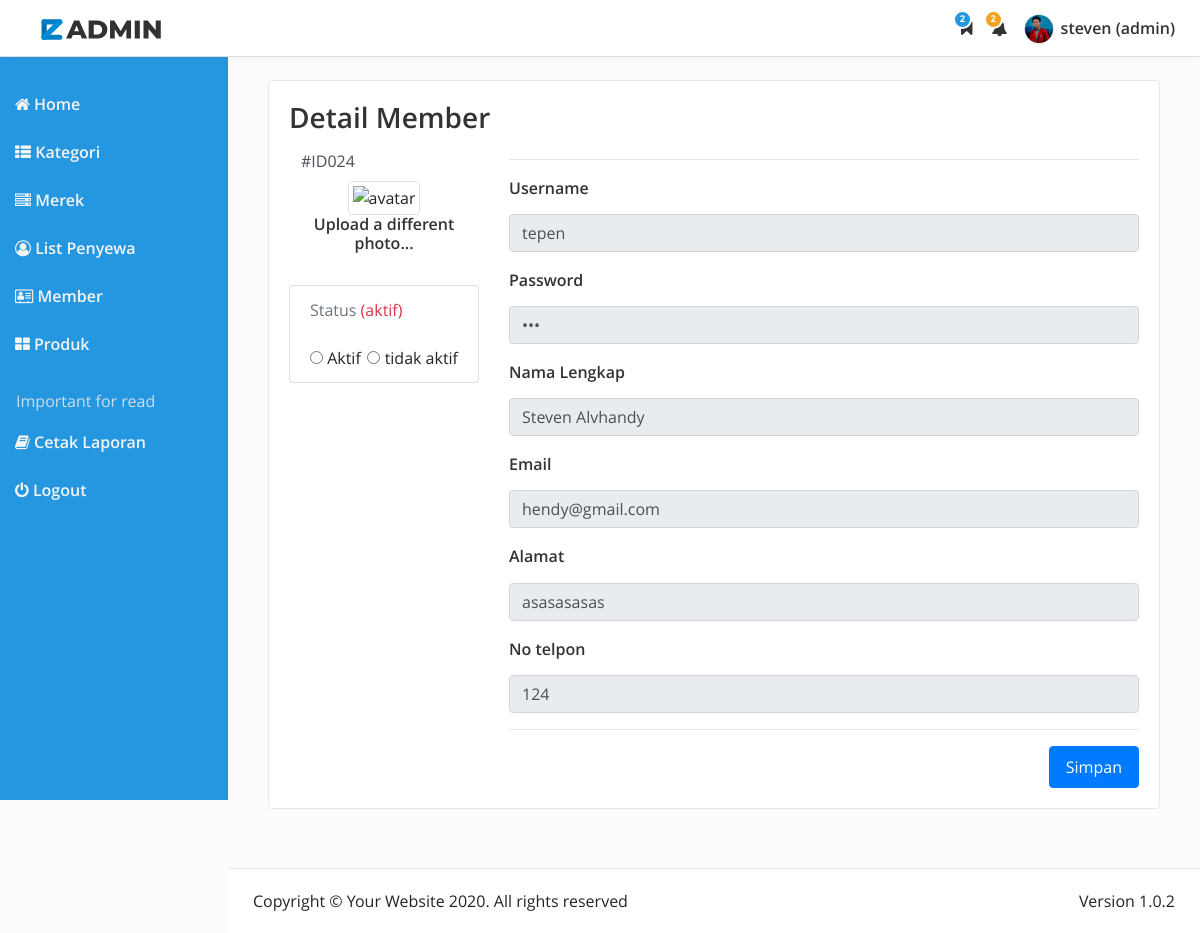
The page /Admin/adminweb.php?module=detail_member&idm=24 (signed in) on the database its author committed.
### tables this page shows
CREATE TABLE `akun` (
  `id_user` int(10) NOT NULL,
  `username` varchar(50) NOT NULL,
  `password` varchar(20) NOT NULL,
  `nama` varchar(30) NOT NULL,
  `email` varchar(50) NOT NULL,
  `alamat` text NOT NULL,
  `no_telp` int(15) NOT NULL,
  `level` int(2) NOT NULL,
  `status_akun` varchar(50) NOT NULL,
  `gambar` varchar(100) DEFAULT NULL
);

### Admin/module/member/detail_member.php (the view, shortened to what this page needs)
<?php
if (empty($_SESSION['username']) AND empty($_SESSION['passuser'])){
	echo "<center> untuk mengakses modul, anda harus login</br>";
	echo "<ahref=../../index.php?<b>Login</b></a></center>";
} else{
    include "../lib/koneksi.php";
    $idm = $_GET['idm'];
    $queryEdit = mysqli_query($koneksi, "SELECT * FROM akun where id_user='$idm' ");
    $mem = mysqli_fetch_array($queryEdit);
?>
<!DOCTYPE html>
<html lang="en">
<head>
<link rel="stylesheet" href="../dist/css/bootstrap.min.css">
<link rel="stylesheet" type="text/css" href="../plugins/font-awesome-4.7.0/css/font-awesome.min.css">
<link rel="stylesheet" type="text/css" href="../dist/css/reza-admin.min.css">
</head>
<body>
<main class="main main--ml-sidebar-width">
	<div class="col-12 mb-4">
				<section class="main__box">
            <div class="box box-primary">
                <div class="box-header with-border">
                    <h3 class="box-title">Detail Member</h3>
                </div>
                <form role="form" action="module/member/aksi_edit_member.php" method="POST">
                    <div class="box-body">
                        <div class="row">
					<div class="col-sm-3">
					<div class="form-control" style="border: 0px solid black;">#ID0<?php echo $mem['id_user']; ?></div>
					<div class="text-center">
						<img src="http://ssl.gstatic.com/accounts/ui/avatar_2x.png" class="avatar img-circle img-thumbnail" alt="avatar">
						<h6>Upload a different photo...</h6>
					</div></hr><br>
					<ul class="list-group">
						<li class="list-group-item text-muted">Status <span class=" text-danger">(<?= $mem['status_akun']; ?>)</span></li>
						<li class="list-group-item text-right"><span class="pull-left">
							<input type="radio" name="status" class="minimal-red" <?php if ($mem['status_akun'] == 'Aktif') echo 'checked'; ?> value="aktif"> Aktif </span>
							<input type="radio" name="status" class="minimal-red" <?php if ($mem['status_akun'] == 'tidak aktif') echo 'checked'; ?> value="Tidak Aktif"> tidak aktif </span>
						</li>
          			</ul>
						</div>
						<div class="col-sm-9">
					<div class="tab-content">
						<div class="tab-pane active" id="home">
							<hr>
							<form class="form" action="##" method="post" id="registrationForm">
								<div class="form-group">
                        <div class="col-xs-6">
                              <label for="first_name"><h6>Username</h6></label>
                              <input type="text" class="form-control" name="username" id="Username" placeholder="" value="<?php echo $mem['username']; ?>" disabled>
                          </div>
						</div>
						<div class="form-group">
                    <div class="col-xs-6">
                            <label for="last_name"><h6>Password</h6></label>
                              <input type="password" class="form-control" name="password" id="password" placeholder="" value="<?php echo $mem['password']; ?>" disabled>
                          </div>
                	</div>
                      <div class="form-group">
                          <div class="col-xs-6">
                              <label for="phone"><h6>Nama Lengkap</h6></label>
                              <input type="nama" class="form-control" name="nama" id="nama" placeholder="" value="<?php echo $mem['nama']; ?>" disabled>
                          </div>
                      </div>
                      <div class="form-group">
                          <div class="col-xs-6">
                              <label for="email"><h6>Email</h6></label>
                              <input type="email" class="form-control" name="email" id="email" placeholder="" value="<?php echo $mem['email']; ?>" disabled>
                          </div>
                      </div>
                      <div class="form-group">
                          <div class="col-xs-6">
                              <label for="alamat"><h6>Alamat</h6></label>
                              <input type="text" name="alamat" class="form-control" id="location" placeholder="" value="<?php echo $mem['alamat']; ?>" disabled>
                          </div>
                      </div>
                      <div class="form-group">
                          <div class="col-xs-6">
                            <label><h6>No telpon</h6></label>
                              <input type="text" class="form-control" name="no_telp" id="telpon" placeholder="" value="<?php echo $mem['no_telp']; ?>" disabled>
                          </div>
                      </div>
              	</form>
              <hr>
              </div>
                    </div>
                    <div class="box-footer">
                        <a href="adminweb.php?module=member" class="btn btn-default" type="cancel">Back</a>
                        <button type="submit" class="btn btn-primary pull-right">Simpan</button>
                    </div>
                </form>
            </div>
				</section>
		</div>
</main>
<footer class="footer footer--ml-sidebar-width">
	<p class="mb-2 mb-sm-0">Copyright &copy; Your Website 2020. All rights reserved</p>
	<p>Version 1.0.2</p>
</footer>
	<?php } ?>
</body>
</html>

### Admin/adminweb.php (shortened to what this page needs)
<?php
include "../lib/config.php";
  include "../lib/koneksi.php";
if (empty($_SESSION['username']) AND empty($_SESSION['passuser'])) {
    echo "<center>Untuk mengakses modul, Anda harus login </br>";
    echo "<a href=$admin_url><b>LOGIN</b></a></center>";
} else {
  $r['username'] = $_SESSION['namauser'];
  $user = $r['username'];
  $queryAdmin = mysqli_query($koneksi, "SELECT * FROM akun WHERE username ='$user' ");
  $hasilQuery = mysqli_fetch_array($queryAdmin);
      $username    = $hasilQuery['username'];
	  $nama_admin  = $hasilQuery['nama'];
	  $level 	   = $hasilQuery['level'];
?>
<!DOCTYPE html>
<html lang="en">
<head>
	<link rel="stylesheet" href="dist/css/bootstrap.min.css">
	<link rel="stylesheet" type="text/css" href="plugins/font-awesome-4.7.0/css/font-awesome.min.css">
	<link rel="stylesheet" type="text/css" href="dist/css/reza-admin.min.css">
</head>
<body>
	<nav class="navbar navbar-expand-sm navbar--white">
		<a class="navbar-brand ml-3" href="index.html"><img src="dist/img/Reza_Admin.svg" width="120" alt="logo reza"></a>
		<div class="collapse navbar-collapse justify-content-end" id="navbarNav">
			<ul class="navbar-nav">
				<li class="nav-item navbar__notification">
					<a class="nav-link" href="#">
						<span class="fa fa-bookmark"></span>
						<span class="navbar__notification-number navbar__notification-number--blue">2</span>
					</a>
				</li>
				<li class="nav-item navbar__notification">
					<a class="nav-link " href="#">
						<span class="fa fa-bell"></span>
						<span class="navbar__notification-number navbar__notification-number--orange">2</span>
					</a>
				</li>
				<li class="nav-item navbar__avatar dropdown">
					<a class="nav-link " href="#" data-toggle="dropdown">
						<img src="dist/img/reza.jpg" alt="avatar image">
						<span><?php echo $nama_admin?> (<?php echo $username ?>)</span>
					</a>
				</li>
			</ul>
		</div>
	</nav>
	<aside class="sidebar">
		<ul class="sidebar__nav">
			<li class="sidebar__item "><a class="nav-link" href="adminweb.php?module=home"><span class="fa fa-home"></span> Home</a></li>
			<li class="sidebar__item"><a href="adminweb.php?module=kategori"><span class="fa fa-th-list"></span> Kategori</a></li>
			<li class="sidebar__item"><a href="adminweb.php?module=merek"><span class="fa fa-server"></span> Merek</a></li>
			<li class="sidebar__item"><a href="adminweb.php?module=penyewa"><span class="fa fa-user-circle-o"></span> List Penyewa</a></li>
			<li class="sidebar__item"><a href="adminweb.php?module=member"><span class="fa fa-vcard-o"></span> Member</a></li>
			<li class="sidebar__item"><a href="adminweb.php?module=produk"><span class="fa fa-th-large"></span> Produk</a></li>
			<?php
			if($level=="1"){
			?>
				<li class="sidebar__item sidebar__item--header mt-3">Important for read</li>
				<li class="sidebar__item"><a href="docs/"><span class="fa fa-book"></span> Cetak Laporan</a></li>
			<?php } ?>
			<li class="sidebar__item"><a href="index.php"><span class="fa fa-power-off"></span> Logout</a></li>
		</ul>
	</aside>
	<?php
            if ($_GET['module'] == 'home') {
                include "module/home/home.php";
            } elseif ($_GET['module'] == 'profil') {
              include "profil/profil.php";
            } elseif ($_GET['module'] == 'kategori') {
                include "module/kategori/kategori.php";
            } elseif ($_GET['module'] == 'tambah_kategori') {
                include "module/kategori/form_tambah.php";
            } elseif ($_GET['module'] == 'edit_kategori') {
                include "module/kategori/edit_kategori.php";
            } elseif ($_GET['module'] == 'merek') {
                include "module/merek/merek.php";
            } elseif ($_GET['module'] == 'tambah_merek') {
                include "module/merek/tambah_merek.php";
            } elseif ($_GET['module'] == 'edit_merek') {
                include "module/merek/edit_merek.php";
            } elseif ($_GET['module'] == 'produk') {
              include "module/produk/produk.php";
            } elseif ($_GET['module'] == 'tambah_produk') {
              include "module/produk/form_tambah_produk.php";
            } elseif ($_GET['module'] == 'edit_produk') {
              include "module/produk/edit_produk.php";
            } elseif ($_GET['module'] == 'penyewa') {
              include "module/penyewa/list_penyewa.php";
            } elseif ($_GET['module'] == 'tambah_kota') {
              include "module/penyewa/form_tambah_kota.php";
            } elseif ($_GET['module'] == 'edit_kota') {
              include "module/penyewa/form_edit_kota.php";
            } elseif ($_GET['module'] == 'member') {
              include "module/member/member.php";
            } elseif ($_GET['module'] == 'detail_member') {
            include "module/member/detail_member.php";
            } elseif ($_GET['module'] == 'profil') {
            include "module/home/home.php";
            } elseif ($_GET['module'] == 'editprofil') {
            include "profil/edit_profil.php";
          } elseif ($_GET['module'] == 'pemesanan') {
            include "module/pemesanan/list_pemesanan.php";
          } elseif ($_GET['module'] == 'detail_pemesanan') {
            include "module/pemesanan/detail_pemesanan.php";
            } elseif ($_GET['module'] == 'biaya') {
            include "module/biaya/list_biaya_kirim.php";
            } elseif ($_GET['module'] == 'tambah_biaya') {
            include "module/biaya/form_tambah_biaya.php";
            } elseif ($_GET['module'] == 'edit_biaya') {
            include "module/biaya/form_edit_biaya.php";
            } else {
            include "module/home/home.php";
            }
        ?>
	<footer class="footer footer--ml-sidebar-width">
		<p class="mb-2 mb-sm-0">Copyright &copy; Your Website 2020. All rights reserved</p>
		<p>Version 1.0.2</p>
	</footer>
	<?php } ?>
</body>
</html>

### rows shown on the page
akun: nama "steven", username "admin"
akun: id_user "24", status_akun "aktif", username "tepen", nama "Steven Alvhandy", email "hendy@gmail.com", alamat "asasasasas", no_telp "124"
